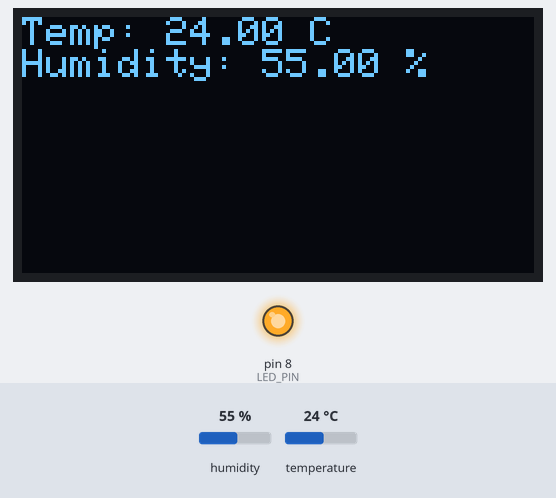
A sketch run on a simulated Arduino Uno, built with avr-gcc and run on an emulated ATmega328P. Parts: 128×64 one-colour display, output pins drawn as LEDs (lit = HIGH). The test bench sets the inputs (shaded band); at power-on: humidity 55 %, temperature 24 °C. What the sketch prints to the serial monitor is not drawn.

Above: at 3.2 s.
3.3 s: humidity set to 22 %
At 9.8 s:
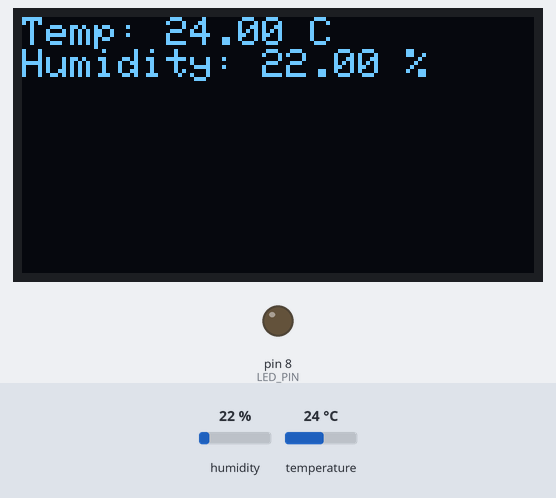
13.3 s: temperature set to 12 °C
At 16.2 s:
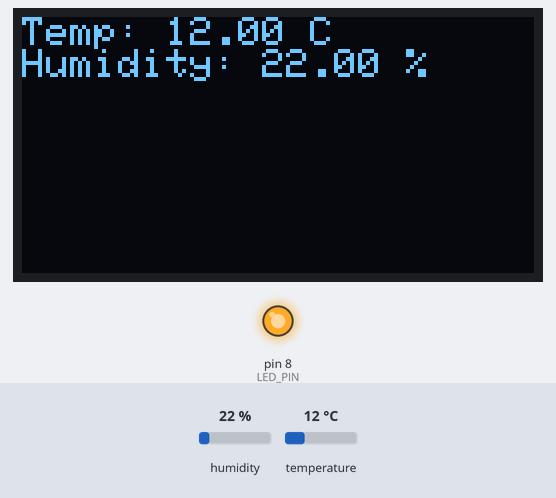
18.7 s: humidity set to 40 %
At 20.9 s:
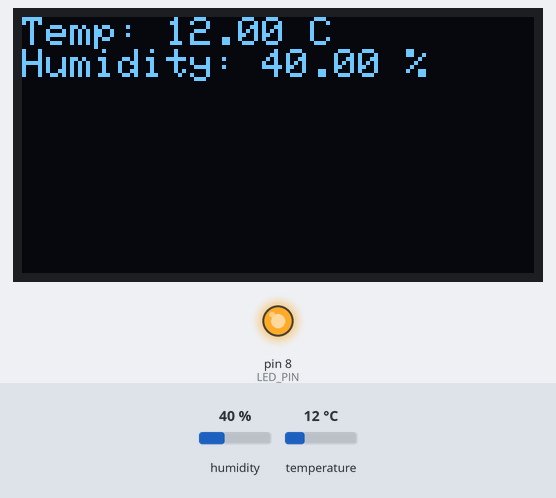
24.1 s: temperature set to 19 °C
At 28.2 s:
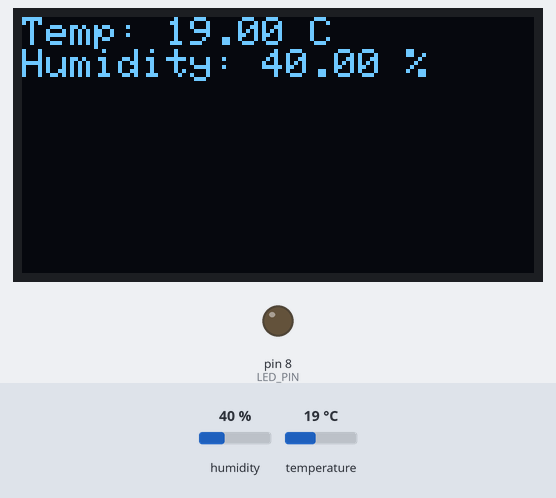
Timing chart, 0 to 30.5 s (numbered marks = the images above; inputs shaded):
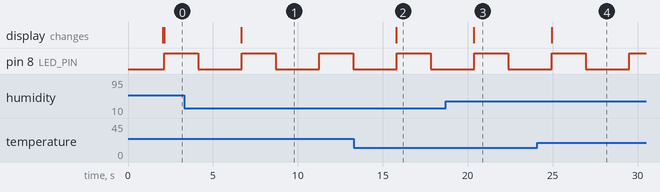

The sketch:

ProjekatKod.ino
```cpp
#include <Wire.h>
#include <Adafruit_GFX.h>
#include <Adafruit_SSD1306.h>
#include <DHT.h>
#include <SoftwareSerial.h>

#define SCREEN_WIDTH 128
#define SCREEN_HEIGHT 64
#define LED_PIN 8
// OLED display declaration
Adafruit_SSD1306 display(SCREEN_WIDTH, SCREEN_HEIGHT, &Wire, -1);

// DHT11 Sensor Pin and Type
#define DHTPIN 7
#define DHTTYPE DHT11

DHT dht(DHTPIN, DHTTYPE);

// HC-05 Bluetooth pins (using SoftwareSerial)
#define RX_PIN 10
#define TX_PIN 11
SoftwareSerial BTSerial(RX_PIN, TX_PIN);

void setup() {
  // Start serial communication for debugging and Bluetooth communication
  Serial.begin(38400);
  BTSerial.begin(38400); // Default baud rate for HC-05
  pinMode(LED_PIN, OUTPUT);
  digitalWrite(LED_PIN, LOW);
  // Initialize OLED display
  if(!display.begin(SSD1306_SWITCHCAPVCC, 0x3C)) {
    Serial.println(F("SSD1306 allocation failed"));
    for(;;);
  }
  delay(2000);
  display.clearDisplay();

  // Initialize the DHT11 sensor
  dht.begin();

  // Display static message on OLED
  display.setTextSize(1);
  display.setTextColor(WHITE);
  display.setCursor(0, 10);
  display.println("Initializing...");
  display.display();
}

void loop() {
  // Read humidity and temperature from DHT11
  float humidity = dht.readHumidity();
  float temperature = dht.readTemperature();

  // Check if any reading failed
  if (isnan(humidity) || isnan(temperature)) {
    Serial.println(F("Failed to read from DHT sensor"));
    return;
  }

  // Print readings to Serial Monitor for debugging
  Serial.print(F("Humidity: "));
  Serial.print(humidity);
  Serial.print(F("%\t"));
  Serial.print(F("Temperature: "));
  Serial.print(temperature);
  Serial.println(F("C"));

  // Display the sensor readings on the OLED screen
  display.clearDisplay();
  display.setCursor(0, 0);
  display.print("Temp: ");
  display.print(temperature);
  display.println(" C");
  display.print("Humidity: ");
  display.print(humidity);
  display.println(" %");
  display.display();

  // Send sensor data over Bluetooth (HC-05)
  BTSerial.print("Temp: ");
  BTSerial.print(temperature);
  BTSerial.print(" C\t");
  BTSerial.print("Humidity: ");
  BTSerial.print(humidity);
  BTSerial.println(" %");

  // Turn the LED on (indicates data is being sent)
  digitalWrite(LED_PIN, HIGH);

  // Wait for 1 second (simulating a delay between data transmissions)
  delay(2000);

  // Turn the LED off (indicates no data is being sent)
  digitalWrite(LED_PIN, LOW);
  // Wait for 2 seconds before taking another reading
  delay(2500);
}
```

Measured:
- after the input at 3.3 s, the display: changes after 3.4 s (image 1)
- after the input at 13.3 s, the display: changes after 2.5 s (image 2)
- after the input at 18.7 s, the display: changes after 1.7 s (image 3)
- after the input at 24.1 s, the display: changes after 0.84 s (image 4)
- by itself, pin 8 (LED_PIN): alternates HIGH for 2.0 s and LOW for 2.6 s
